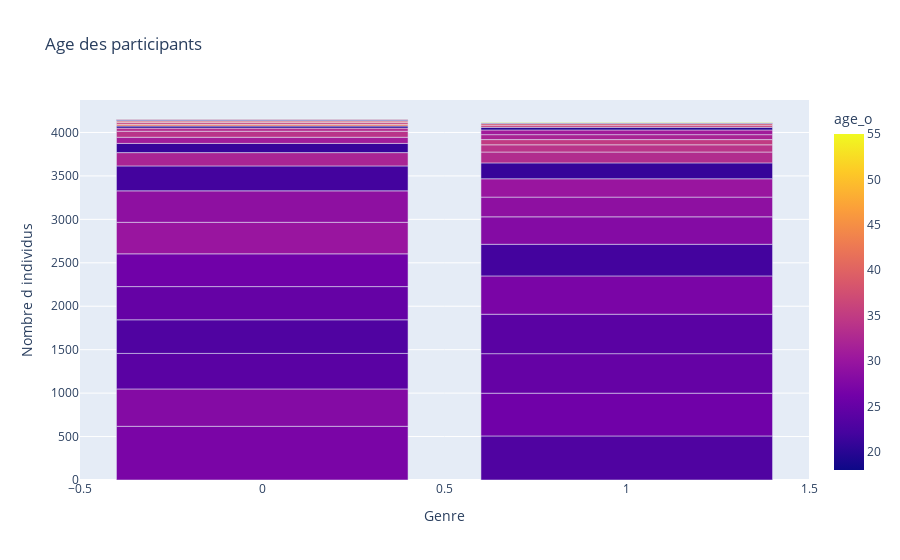

Source (notebook cell):
### Markdown cell above
On constate par cette Headmap que les attributs personnels comme le plaisir, l'attractivité ou autres sont beaucoup corrélés les uns aux autres tant disque les features comme la race, religion le sont beaucoup moins.

### Code cell
df_gender_age = df.groupby(['gender', 'age_o']).size().reset_index(name='counts')
df_gender_age = df_gender_age.sort_values(by='counts', ascending=False)
fig = px.bar(df_gender_age, x="gender", y="counts", color="age_o", 
             title="Age des participants", labels={'gender': 'Genre', 'counts': 'Nombre d individus'})
fig.show()

### Figure 1 — Plotly figure (JSON) as saved in the notebook; plotly's stock layout.template omitted (floating-point values rounded to 4 significant figures)
{"data": [{"alignmentgroup": "True", "hovertemplate": "Genre=%{x}<br>Nombre d individus=%{y}<br>age_o=%{marker.color}<extra></extra>", "legendgroup": "", "marker": {"color": [27, 23, 26, 25, 24, 27, 28, 24, 23, 25, 26, 22, 30, 29, 28, 22, 29, 30, 21, 32, 33, 21, 34, 31, 34, 35, 32, 31, 33, 20, 36, 20, 42, 36, 38, 39, 19, 18, 19, 55, 37], "coloraxis": "coloraxis", "pattern": {"shape": ""}}, "name": "", "offsetgroup": "", "orientation": "v", "showlegend": false, "textposition": "auto", "type": "bar", "x": [0, 1, 1, 1, 1, 1, 0, 0, 0, 0, 0, 1, 0, 0, 1, 0, 1, 1, 1, 0, 1, 0, 1, 0, 0, 1, 1, 1, 0, 1, 1, 0, 0, 0, 1, 0, 1, 0, 0, 1, 0], "xaxis": "x", "y": [618, 507, 492, 455, 454, 441, 430, 409, 387, 382, 377, 364, 363, 362, 316, 287, 227, 211, 183, 153, 125, 106, 83, 71, 69, 60, 57, 54, 36, 30, 25, 24, 20, 20, 19, 18, 10, 9, 9, 6, 5], "yaxis": "y"}], "layout": {"barmode": "relative", "coloraxis": {"colorbar": {"title": {"text": "age_o"}}, "colorscale": [[0, "#0d0887"], [0.1111, "#46039f"], [0.2222, "#7201a8"], [0.3333, "#9c179e"], [0.4444, "#bd3786"], [0.5556, "#d8576b"], [0.6667, "#ed7953"], [0.7778, "#fb9f3a"], [0.8889, "#fdca26"], [1, "#f0f921"]]}, "legend": {"tracegroupgap": 0}, "title": {"text": "Age des participants"}, "xaxis": {"anchor": "y", "domain": [0, 1], "title": {"text": "Genre"}}, "yaxis": {"anchor": "x", "domain": [0, 1], "title": {"text": "Nombre d individus"}}}}
